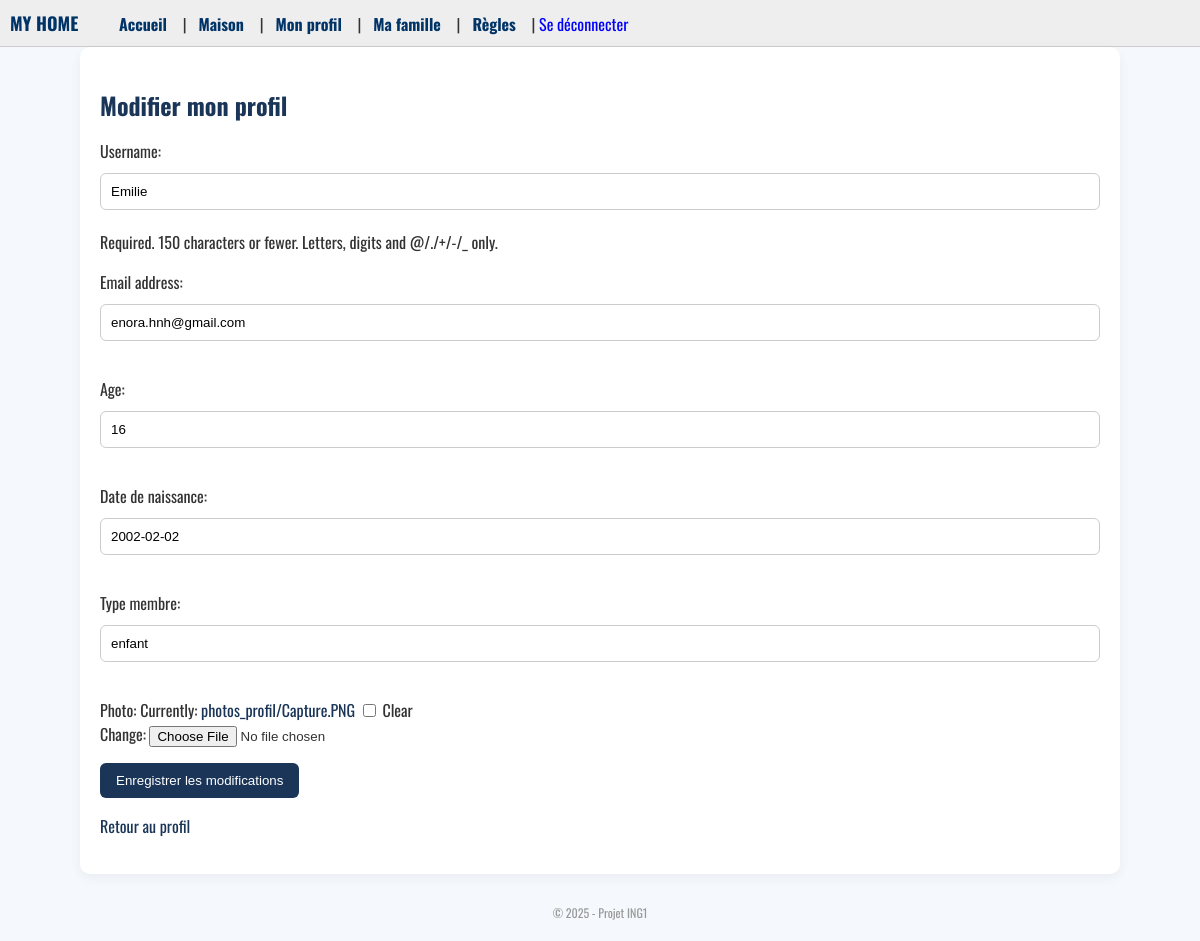
The page /modifier-profil/ (signed in) on the database as committed earlier.
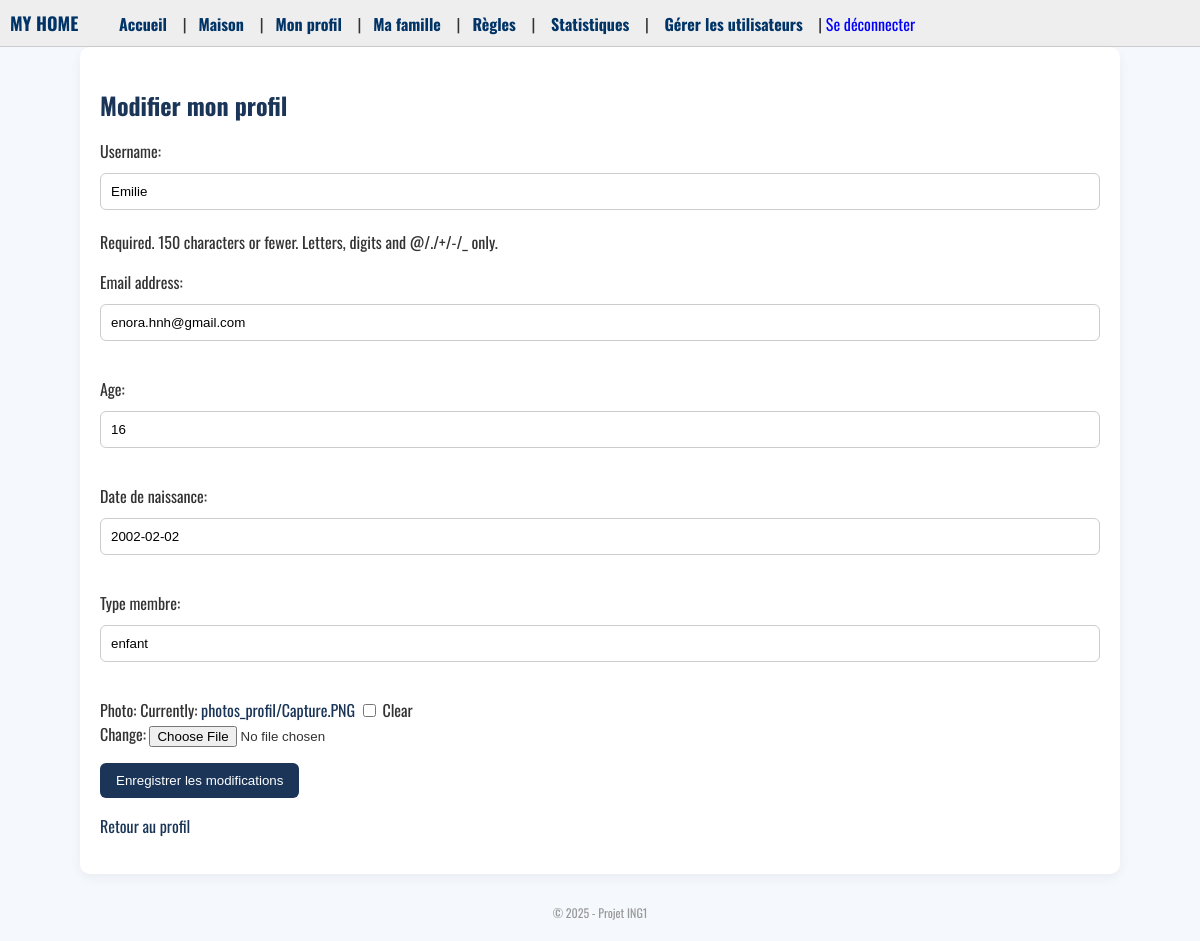
The same page on the database as committed later.
### users/views.py (the view)
# urls.py: path('modifier-profil/', modifier_profil_view, name='modifier_profil'),
@login_required
def modifier_profil_view(request):
    utilisateur = request.user
    form = RegisterForm(request.POST or None, request.FILES or None, instance=utilisateur)
    if request.method == 'POST' and form.is_valid():
        form.save()
        messages.success(request, "Votre profil a bien été mis à jour.")
        return redirect('profil')
    return render(request, 'modifier_profil.html', {'form': form})

### users/forms.py
class RegisterForm(UserCreationForm):
    class Meta:
        model = User
        fields = [
            'username',
            'email',
            'age',
            'birth_date',
            'type_membre',
            'photo',
            'password1',
            'password2',
        ]
        labels = {
            'username': 'Pseudonyme',
            'email': 'Adresse e-mail',
            'age': 'Âge',
            'birth_date': 'Date de naissance',
            'type_membre': 'Type de membre',
            'photo': 'Photo de profil',
            'password1': 'Mot de passe',
            'password2': 'Confirmation du mot de passe',
        }

### templates/modifier_profil.html (shortened to what this page needs)
{% extends 'base.html' %}
{% block content %}
  <h2>Modifier mon profil</h2>
  <form method="POST" enctype="multipart/form-data">
    {{ form.as_p }}
    <button type="submit">Enregistrer les modifications</button>
  </form>
  <p><a href="{% url 'profil' %}">Retour au profil</a></p>
{% endblock %}

Rows that differ between the two databases and show on the page:
changed User "Emilie": niveau "débutant" → "expert" (drawn)
Other text that changed with them:
text now shown: "| Statistiques | Gérer les utilisateurs"
